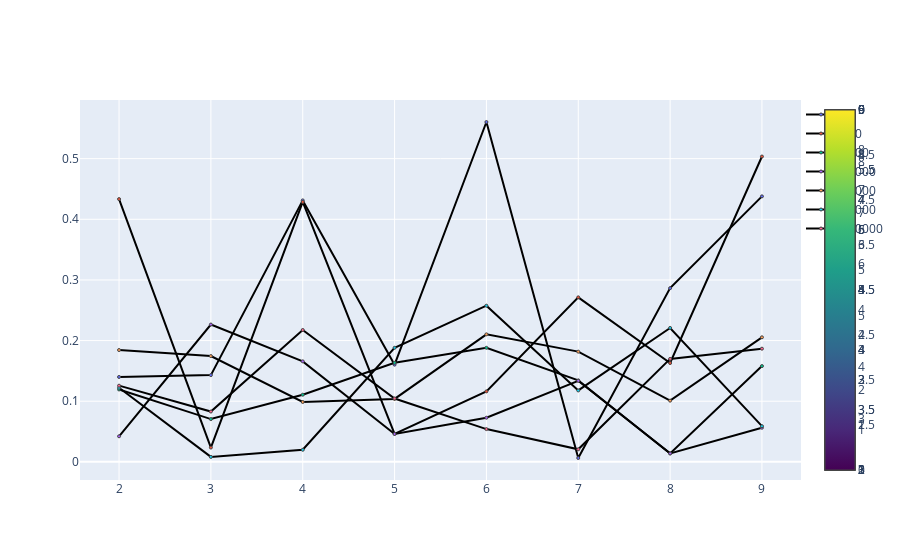

The notebook cell saved with this chart:
### Code cell
from collections import defaultdict
import plotly.graph_objs as go
from poly_regr import poly_regress
import numpy as np

serieses = []
dataset_lens = [10, 100, 1000, 10000, 20000, 50000, 100000]
for degree in range(2, 10):
    for dataset_len in dataset_lens:
        loss, x_test, y_test, y_pred, coef_loss, poly_coefficients, model = \
            poly_regress(ground_degree=2, data_len=dataset_len)
        serieses.append((degree, dataset_len, loss, coef_loss))
        
data = defaultdict(list)
for degree, dataset_len, loss, coef_loss in serieses:
    data[dataset_len].append((degree, loss, coef_loss))

traces = []
for dataset_len, xy_list in data.items():
    trace = go.Scatter(x=[degree for degree, loss, coef_loss in xy_list], 
                       y=[loss for degree, loss, coef_loss in xy_list], 
                    mode='lines+markers',
                    name=str(dataset_len),
                    marker=dict(size=5, color=dataset_len,
                                colorscale='Viridis',
                                showscale=True,
                                line=dict(width=1,
                                            color=dataset_len,
                                            colorscale='Viridis'))                 
                    )
    traces.append(trace)

# layout = go.Layout(title='x vs y',
#                    xaxis=dict(title='x'),
#                    yaxis=dict(title='y'),
#                    hovermode='closest')

fig = go.Figure(data=traces)
fig.update_layout(hovermode='closest')
fig.update_layout(legend=dict(x=1, y=1, traceorder="normal"))
fig.show()

### Figure 1 — Plotly figure (JSON) as saved in the notebook; plotly's stock layout.template omitted (floating-point values rounded to 4 significant figures)
{"data": [{"marker": {"color": 10, "colorscale": [[0, "#440154"], [0.1111, "#482878"], [0.2222, "#3e4989"], [0.3333, "#31688e"], [0.4444, "#26828e"], [0.5556, "#1f9e89"], [0.6667, "#35b779"], [0.7778, "#6ece58"], [0.8889, "#b5de2b"], [1, "#fde725"]], "line": {"color": 10, "colorscale": [[0, "#440154"], [0.1111, "#482878"], [0.2222, "#3e4989"], [0.3333, "#31688e"], [0.4444, "#26828e"], [0.5556, "#1f9e89"], [0.6667, "#35b779"], [0.7778, "#6ece58"], [0.8889, "#b5de2b"], [1, "#fde725"]], "width": 1}, "showscale": true, "size": 3}, "mode": "lines+markers", "name": "10", "type": "scatter", "x": [2, 3, 4, 5, 6, 7, 8, 9], "y": [0.14, 0.143, 0.4312, 0.1603, 0.5604, 0.006376, 0.2865, 0.4378]}, {"marker": {"color": 100, "colorscale": [[0, "#440154"], [0.1111, "#482878"], [0.2222, "#3e4989"], [0.3333, "#31688e"], [0.4444, "#26828e"], [0.5556, "#1f9e89"], [0.6667, "#35b779"], [0.7778, "#6ece58"], [0.8889, "#b5de2b"], [1, "#fde725"]], "line": {"color": 100, "colorscale": [[0, "#440154"], [0.1111, "#482878"], [0.2222, "#3e4989"], [0.3333, "#31688e"], [0.4444, "#26828e"], [0.5556, "#1f9e89"], [0.6667, "#35b779"], [0.7778, "#6ece58"], [0.8889, "#b5de2b"], [1, "#fde725"]], "width": 1}, "showscale": true, "size": 3}, "mode": "lines+markers", "name": "100", "type": "scatter", "x": [2, 3, 4, 5, 6, 7, 8, 9], "y": [0.4333, 0.02358, 0.4286, 0.04622, 0.1162, 0.2713, 0.163, 0.5035]}, {"marker": {"color": 1000, "colorscale": [[0, "#440154"], [0.1111, "#482878"], [0.2222, "#3e4989"], [0.3333, "#31688e"], [0.4444, "#26828e"], [0.5556, "#1f9e89"], [0.6667, "#35b779"], [0.7778, "#6ece58"], [0.8889, "#b5de2b"], [1, "#fde725"]], "line": {"color": 1000, "colorscale": [[0, "#440154"], [0.1111, "#482878"], [0.2222, "#3e4989"], [0.3333, "#31688e"], [0.4444, "#26828e"], [0.5556, "#1f9e89"], [0.6667, "#35b779"], [0.7778, "#6ece58"], [0.8889, "#b5de2b"], [1, "#fde725"]], "width": 1}, "showscale": true, "size": 3}, "mode": "lines+markers", "name": "1000", "type": "scatter", "x": [2, 3, 4, 5, 6, 7, 8, 9], "y": [0.1194, 0.07056, 0.1108, 0.1633, 0.1881, 0.1343, 0.01383, 0.158]}, {"marker": {"color": 10000, "colorscale": [[0, "#440154"], [0.1111, "#482878"], [0.2222, "#3e4989"], [0.3333, "#31688e"], [0.4444, "#26828e"], [0.5556, "#1f9e89"], [0.6667, "#35b779"], [0.7778, "#6ece58"], [0.8889, "#b5de2b"], [1, "#fde725"]], "line": {"color": 10000, "colorscale": [[0, "#440154"], [0.1111, "#482878"], [0.2222, "#3e4989"], [0.3333, "#31688e"], [0.4444, "#26828e"], [0.5556, "#1f9e89"], [0.6667, "#35b779"], [0.7778, "#6ece58"], [0.8889, "#b5de2b"], [1, "#fde725"]], "width": 1}, "showscale": true, "size": 3}, "mode": "lines+markers", "name": "10000", "type": "scatter", "x": [2, 3, 4, 5, 6, 7, 8, 9], "y": [0.04217, 0.2265, 0.1657, 0.04597, 0.07282, 0.1337, 0.01399, 0.05636]}, {"marker": {"color": 20000, "colorscale": [[0, "#440154"], [0.1111, "#482878"], [0.2222, "#3e4989"], [0.3333, "#31688e"], [0.4444, "#26828e"], [0.5556, "#1f9e89"], [0.6667, "#35b779"], [0.7778, "#6ece58"], [0.8889, "#b5de2b"], [1, "#fde725"]], "line": {"color": 20000, "colorscale": [[0, "#440154"], [0.1111, "#482878"], [0.2222, "#3e4989"], [0.3333, "#31688e"], [0.4444, "#26828e"], [0.5556, "#1f9e89"], [0.6667, "#35b779"], [0.7778, "#6ece58"], [0.8889, "#b5de2b"], [1, "#fde725"]], "width": 1}, "showscale": true, "size": 3}, "mode": "lines+markers", "name": "20000", "type": "scatter", "x": [2, 3, 4, 5, 6, 7, 8, 9], "y": [0.1844, 0.1744, 0.09875, 0.1038, 0.2103, 0.1818, 0.101, 0.2054]}, {"marker": {"color": 50000, "colorscale": [[0, "#440154"], [0.1111, "#482878"], [0.2222, "#3e4989"], [0.3333, "#31688e"], [0.4444, "#26828e"], [0.5556, "#1f9e89"], [0.6667, "#35b779"], [0.7778, "#6ece58"], [0.8889, "#b5de2b"], [1, "#fde725"]], "line": {"color": 50000, "colorscale": [[0, "#440154"], [0.1111, "#482878"], [0.2222, "#3e4989"], [0.3333, "#31688e"], [0.4444, "#26828e"], [0.5556, "#1f9e89"], [0.6667, "#35b779"], [0.7778, "#6ece58"], [0.8889, "#b5de2b"], [1, "#fde725"]], "width": 1}, "showscale": true, "size": 3}, "mode": "lines+markers", "name": "50000", "type": "scatter", "x": [2, 3, 4, 5, 6, 7, 8, 9], "y": [0.1221, 0.008177, 0.01991, 0.1881, 0.2575, 0.1178, 0.2208, 0.05887]}, {"marker": {"color": 100000, "colorscale": [[0, "#440154"], [0.1111, "#482878"], [0.2222, "#3e4989"], [0.3333, "#31688e"], [0.4444, "#26828e"], [0.5556, "#1f9e89"], [0.6667, "#35b779"], [0.7778, "#6ece58"], [0.8889, "#b5de2b"], [1, "#fde725"]], "line": {"color": 100000, "colorscale": [[0, "#440154"], [0.1111, "#482878"], [0.2222, "#3e4989"], [0.3333, "#31688e"], [0.4444, "#26828e"], [0.5556, "#1f9e89"], [0.6667, "#35b779"], [0.7778, "#6ece58"], [0.8889, "#b5de2b"], [1, "#fde725"]], "width": 1}, "showscale": true, "size": 3}, "mode": "lines+markers", "name": "100000", "type": "scatter", "x": [2, 3, 4, 5, 6, 7, 8, 9], "y": [0.1257, 0.08298, 0.2175, 0.1045, 0.05404, 0.0207, 0.1698, 0.1867]}], "layout": {"hovermode": "closest", "legend": {"traceorder": "normal", "x": 1, "y": 1}}}
